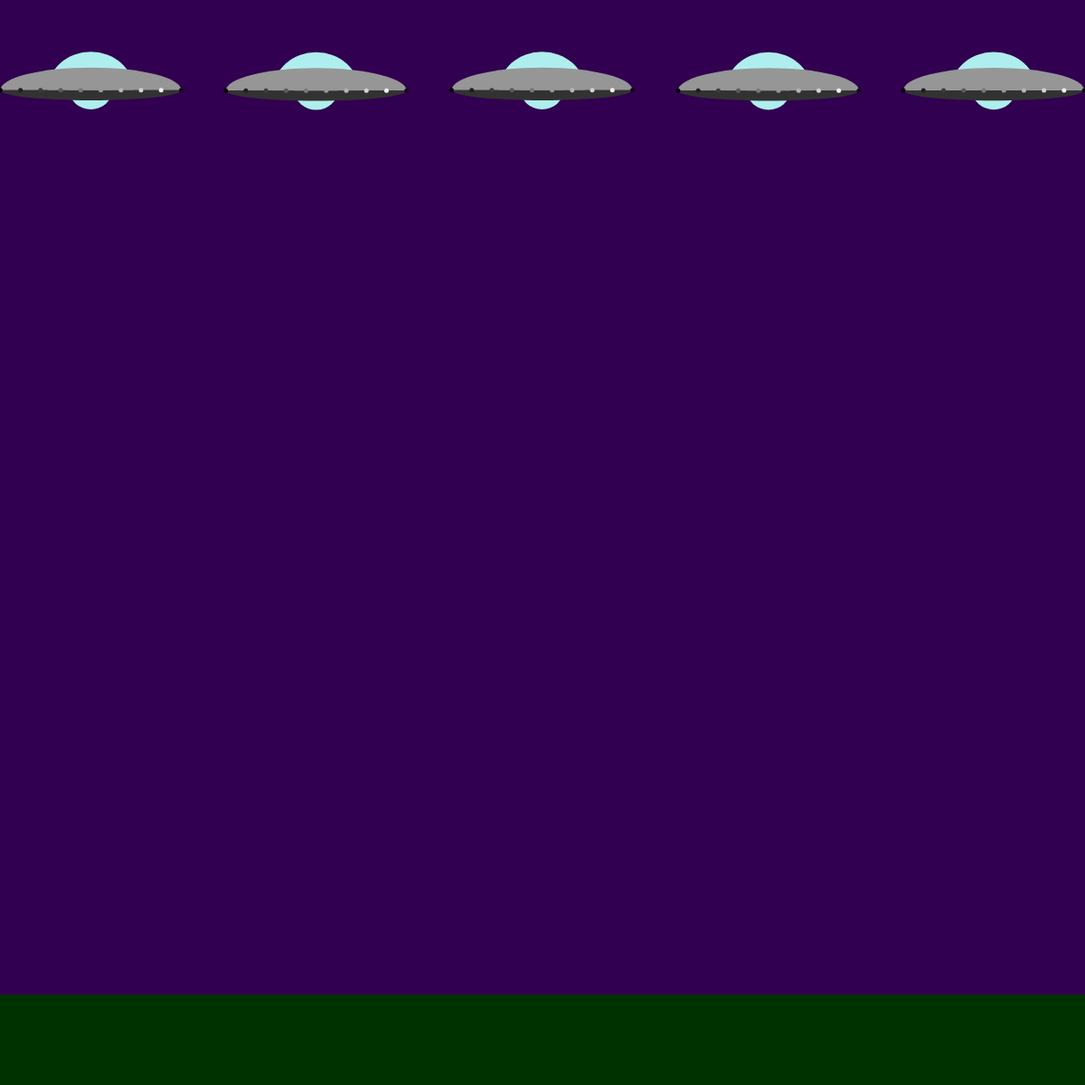
Frame 1 (no input)
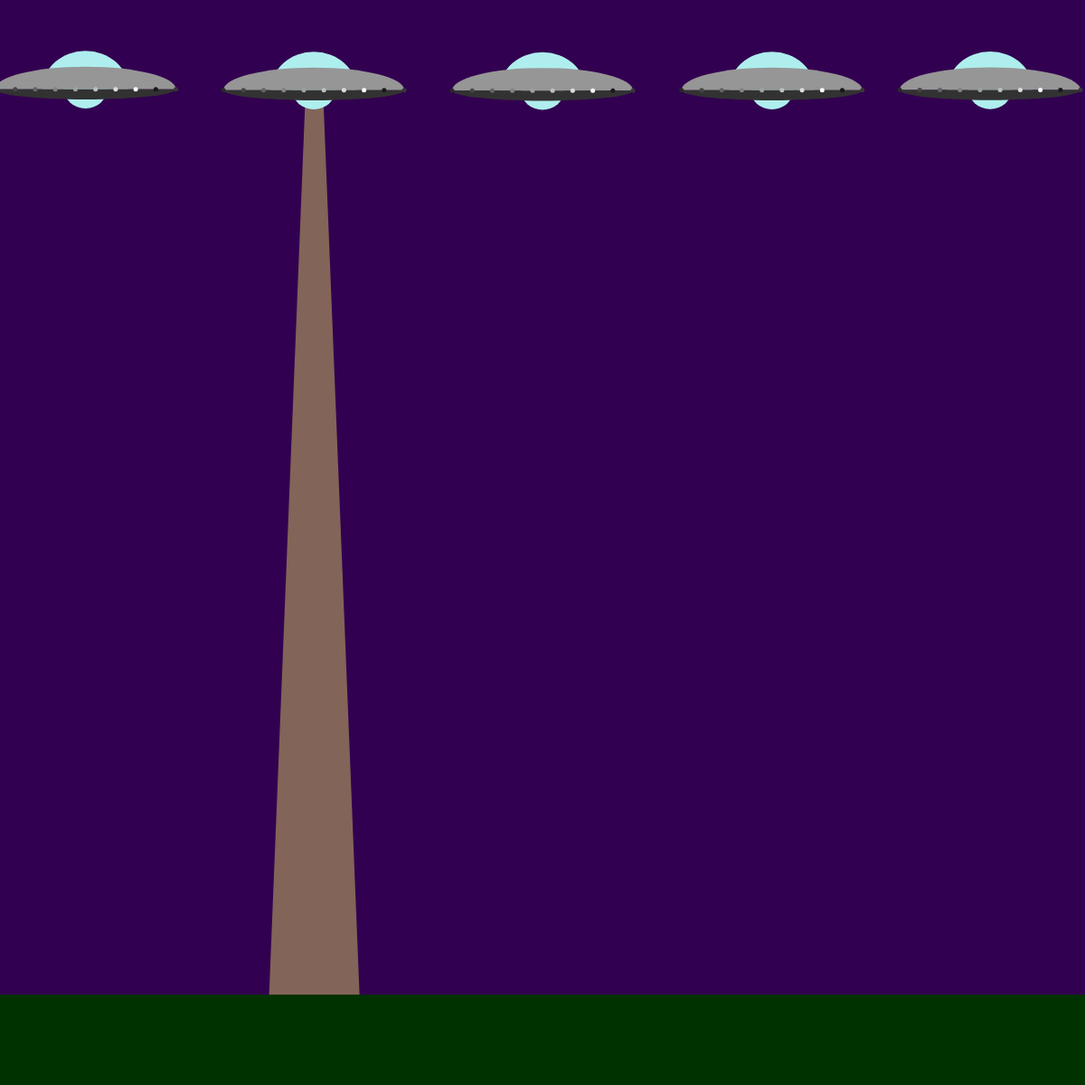
Frame 60 (no input)
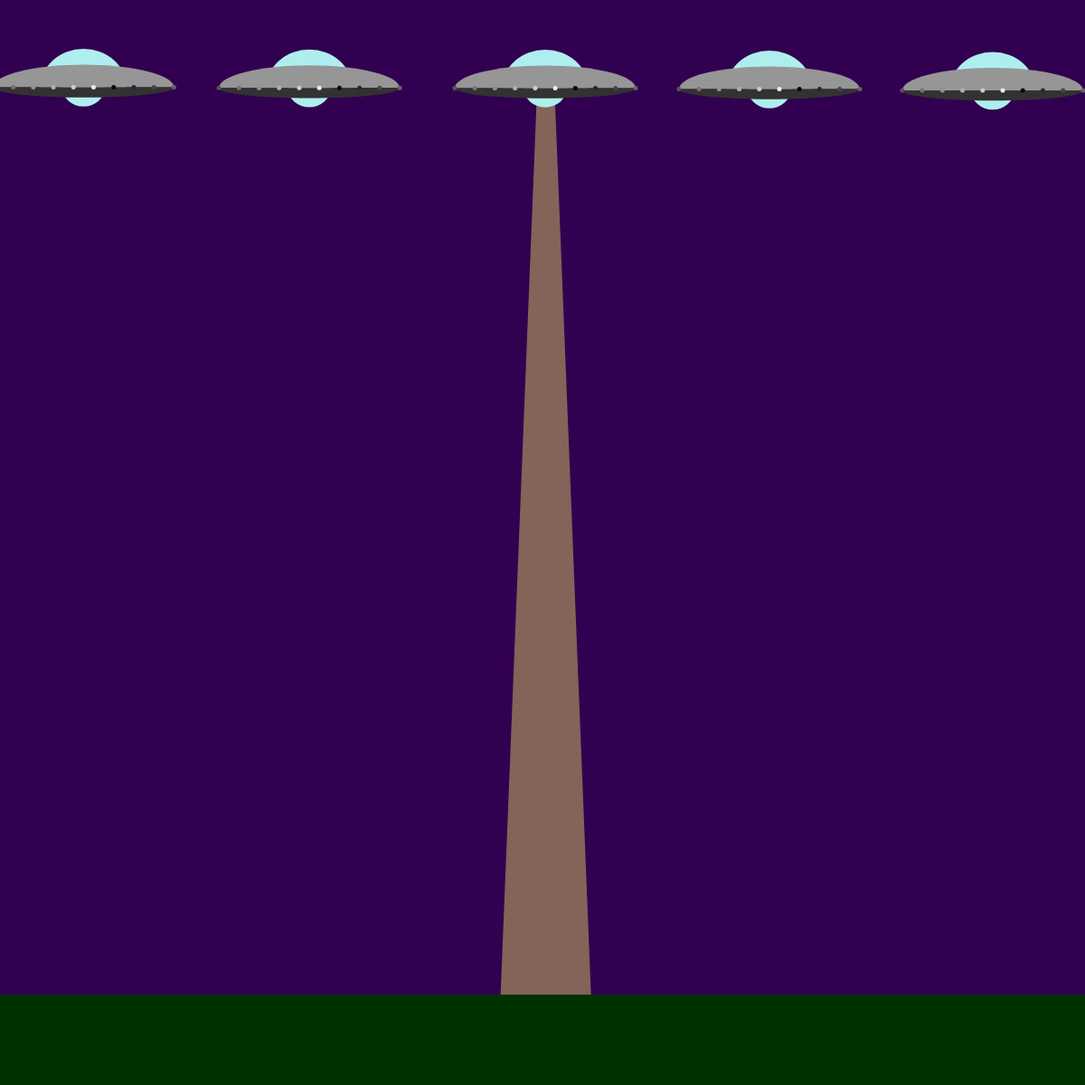
Frame 120 (the mouse pressed at the canvas centre since frame 60)

The p5.js sketch that drew these frames (run headless with seeded random() and noise() and a simulated clock; from frame 60 on, the mouse is pressed at the canvas centre):

// p5.js sketch
// ── sketch.js

//var flying_saucer
var flying_saucers = []

function setup() {
  createCanvas(1200, 1200);
  noStroke();
  flying_saucer = new Flying_saucer();
  for(var i=0; i<5; i++){
    flying_saucers.push(new Flying_saucer( 100 + i * 250, 100 ))
  }
  // object functions
  /*
  flying_saucer = {
    x:200,
    y:150,
    width:200,
    height:50,
    window_width: 0.95,
    window_height: 0.85,
    base_height:0.45,
    num_lights:20,
    brightness:[],
    beam_on:false,
    hover: function(){
      this.x += random(-1,1);
      this.y += random(-0.5,0.5);
    },
    beam: function(){
      fill(255,255,100,100);
      if(random()>0.5){
        beginShape();
        vertex(this.x-this.width*0.05, this.y+10)
        vertex(this.x+this.width*0.05, this.y+10)
        vertex(this.x+this.width*0.25, height-100)
        vertex(this.x-this.width*0.25, height-100)
        endShape();
      }
    },
    show: function(){
      fill(175,238,238);
      arc(flying_saucer.x,
        flying_saucer.y,
        flying_saucer.width/2 * flying_saucer.window_width,
        flying_saucer.height*2 * flying_saucer.window_height,
        PI,TWO_PI);
      fill(150);
      arc(flying_saucer.x,flying_saucer.y,flying_saucer.width,flying_saucer.height,PI,TWO_PI);
      fill(175,238,238);
      arc(flying_saucer.x,
        flying_saucer.y,
        flying_saucer.width/4 * flying_saucer.window_width,
        flying_saucer.height * flying_saucer.window_height,
        0,PI);
      fill(50);
      arc(flying_saucer.x,
        flying_saucer.y,
        flying_saucer.width,
        flying_saucer.height * flying_saucer.base_height,
        0,PI);
      fill(255);
    }

  }
  
  for (var i=0; i<flying_saucer.num_lights; i++){
    flying_saucer.brightness.push((i*30)%255);
  }
  */
}

function draw() {
  background(50,0,80);
  //draw ground
  fill(0,50,0);
  rect(0, height - 100, width, 100);

  for (var i= 0; i < flying_saucers.length; i++){
    //draw beam if key is pressed
    if(flying_saucers[i].beam_on){
      flying_saucers[i].beam();
    }
    //draw flying saucer
    flying_saucers[i].hover();
    flying_saucers[i].draw();
    flying_saucers[i].lights();
  }
  
  
  
  //key press functions 
}
function keyPressed(){
  flying_saucers[0].beam_on=true;

}
function keyReleased(){
  flying_saucers[0].beam_on=false;
}

function Flying_saucer(x,y){
  this.x=x,
  this.y=y,
  this.width=200,
  this.height=50,
  this.window_width= 0.95,
  this.window_height= 0.85,
  this.base_height=0.45,
  this.num_lights=20,
  this.brightness=[],
  this.beam_on=false,
  this.hover= function(){
    this.x += random(-1,1);
    this.y += random(-0.5,0.5);
    if(!this.beam_on && random() > 0.98){
      this.beam_on = true
    }
    else if (this.beam_on && random() > 0.95){
      this.beam_on = false
    }
  },
  this.beam= function(){
    fill(255,255,100,100);
    if(random()>0.5){
      beginShape();
      vertex(this.x-this.width*0.05, this.y+10)
      vertex(this.x+this.width*0.05, this.y+10)
      vertex(this.x+this.width*0.25, height-100)
      vertex(this.x-this.width*0.25, height-100)
      endShape();
    }
  },
  this.draw = function(){
    fill(175,238,238);
    arc(this.x,
      this.y,
      this.width/2 * this.window_width,
      this.height*2 * this.window_height,
      PI,TWO_PI);
    fill(150);
    arc(this.x,this.y,this.width,this.height,PI,TWO_PI);
    fill(175,238,238);
    arc(this.x,
      this.y,
      this.width/4 * this.window_width,
      this.height * this.window_height,
      0,PI);
    fill(50);
    arc(this.x,
      this.y,
      this.width,
      this.height * this.base_height,
      0,PI);
    fill(255);
    for (var i=0; i<this.num_lights; i++){
      this.brightness.push((i*30)%255);
    }
  },
  this.lights = function(){
    var incr = this.width/9;

  for(var i= 0;i < 10; i++)
  {
    fill(this.brightness[i])
    ellipse(
      this.x - this.width/2 +incr *i,
      this.y,5)
      this.brightness[i] += 5;
      this.brightness[i] = this.brightness[i]%255
  }
  }
}
